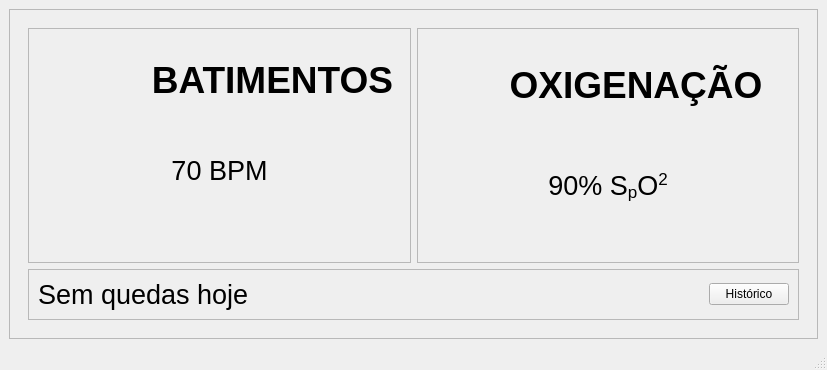
<?xml version="1.0" encoding="UTF-8"?>
<ui version="4.0">
 <class>MainWindow</class>
 <widget class="QMainWindow" name="MainWindow">
  <property name="geometry">
   <rect>
    <x>0</x>
    <y>0</y>
    <width>759</width>
    <height>370</height>
   </rect>
  </property>
  <property name="sizePolicy">
   <sizepolicy hsizetype="Fixed" vsizetype="Fixed">
    <horstretch>0</horstretch>
    <verstretch>0</verstretch>
   </sizepolicy>
  </property>
  <property name="windowTitle">
   <string>MainWindow</string>
  </property>
  <widget class="QWidget" name="centralwidget">
   <layout class="QVBoxLayout" name="verticalLayout_4">
    <item>
     <widget class="QFrame" name="main_container">
      <property name="frameShape">
       <enum>QFrame::Shape::StyledPanel</enum>
      </property>
      <property name="frameShadow">
       <enum>QFrame::Shadow::Raised</enum>
      </property>
      <layout class="QHBoxLayout" name="horizontalLayout_2">
       <item>
        <widget class="QStackedWidget" name="pages">
         <widget class="QWidget" name="main_page">
          <layout class="QHBoxLayout" name="horizontalLayout_4">
           <item>
            <layout class="QVBoxLayout" name="verticalLayout">
             <item>
              <layout class="QHBoxLayout" name="horizontalLayout_3">
               <item>
                <widget class="QFrame" name="bpm_container">
                 <property name="frameShape">
                  <enum>QFrame::Shape::StyledPanel</enum>
                 </property>
                 <property name="frameShadow">
                  <enum>QFrame::Shadow::Raised</enum>
                 </property>
                 <layout class="QVBoxLayout" name="verticalLayout_3">
                  <item>
                   <layout class="QHBoxLayout" name="horizontalLayout_7">
                    <item>
                     <widget class="QLabel" name="bpm_logo">
                      <property name="maximumSize">
                       <size>
                        <width>100</width>
                        <height>100</height>
                       </size>
                      </property>
                      <property name="text">
                       <string/>
                      </property>
                      <property name="scaledContents">
                       <bool>true</bool>
                      </property>
                     </widget>
                    </item>
                    <item>
                     <widget class="QLabel" name="label_3">
                      <property name="text">
                       <string>&lt;html&gt;&lt;head/&gt;&lt;body&gt;&lt;p align=&quot;center&quot;&gt;&lt;span style=&quot; font-size:28pt; font-weight:700;&quot;&gt;BATIMENTOS&lt;/span&gt;&lt;/p&gt;&lt;/body&gt;&lt;/html&gt;</string>
                      </property>
                     </widget>
                    </item>
                   </layout>
                  </item>
                  <item>
                   <widget class="QLabel" name="bpm_value">
                    <property name="text">
                     <string>&lt;html&gt;&lt;head/&gt;&lt;body&gt;&lt;p align=&quot;center&quot;&gt;&lt;span style=&quot; font-size:20pt;&quot;&gt;70 BPM&lt;/span&gt;&lt;/p&gt;&lt;/body&gt;&lt;/html&gt;</string>
                    </property>
                   </widget>
                  </item>
                  <item>
                   <spacer name="verticalSpacer">
                    <property name="orientation">
                     <enum>Qt::Orientation::Vertical</enum>
                    </property>
                    <property name="sizeType">
                     <enum>QSizePolicy::Policy::Preferred</enum>
                    </property>
                    <property name="sizeHint" stdset="0">
                     <size>
                      <width>20</width>
                      <height>40</height>
                     </size>
                    </property>
                   </spacer>
                  </item>
                 </layout>
                </widget>
               </item>
               <item>
                <widget class="QFrame" name="spo2_container">
                 <property name="frameShape">
                  <enum>QFrame::Shape::StyledPanel</enum>
                 </property>
                 <property name="frameShadow">
                  <enum>QFrame::Shadow::Raised</enum>
                 </property>
                 <layout class="QVBoxLayout" name="verticalLayout_2">
                  <item>
                   <layout class="QHBoxLayout" name="horizontalLayout_6">
                    <item>
                     <widget class="QLabel" name="spo2_logo">
                      <property name="sizePolicy">
                       <sizepolicy hsizetype="Preferred" vsizetype="Preferred">
                        <horstretch>0</horstretch>
                        <verstretch>0</verstretch>
                       </sizepolicy>
                      </property>
                      <property name="maximumSize">
                       <size>
                        <width>50</width>
                        <height>70</height>
                       </size>
                      </property>
                      <property name="lineWidth">
                       <number>-3</number>
                      </property>
                      <property name="text">
                       <string/>
                      </property>
                      <property name="textFormat">
                       <enum>Qt::TextFormat::RichText</enum>
                      </property>
                      <property name="pixmap">
                       <pixmap>assets/blood.png</pixmap>
                      </property>
                      <property name="scaledContents">
                       <bool>true</bool>
                      </property>
                     </widget>
                    </item>
                    <item>
                     <widget class="QLabel" name="label_2">
                      <property name="text">
                       <string>&lt;html&gt;&lt;head/&gt;&lt;body&gt;&lt;p align=&quot;center&quot;&gt;&lt;span style=&quot; font-size:28pt; font-weight:700;&quot;&gt;OXIGENAÇÃO&lt;/span&gt;&lt;/p&gt;&lt;/body&gt;&lt;/html&gt;</string>
                      </property>
                     </widget>
                    </item>
                   </layout>
                  </item>
                  <item>
                   <widget class="QLabel" name="spo2_value">
                    <property name="text">
                     <string>&lt;html&gt;&lt;head/&gt;&lt;body&gt;&lt;p align=&quot;center&quot;&gt;&lt;span style=&quot; font-size:20pt;&quot;&gt;90% S&lt;/span&gt;&lt;span style=&quot; font-size:20pt; vertical-align:sub;&quot;&gt;p&lt;/span&gt;&lt;span style=&quot; font-size:20pt;&quot;&gt;O&lt;/span&gt;&lt;span style=&quot; font-size:20pt; vertical-align:super;&quot;&gt;2&lt;/span&gt;&lt;/p&gt;&lt;/body&gt;&lt;/html&gt;</string>
                    </property>
                   </widget>
                  </item>
                  <item>
                   <spacer name="verticalSpacer_2">
                    <property name="orientation">
                     <enum>Qt::Orientation::Vertical</enum>
                    </property>
                    <property name="sizeType">
                     <enum>QSizePolicy::Policy::Preferred</enum>
                    </property>
                    <property name="sizeHint" stdset="0">
                     <size>
                      <width>20</width>
                      <height>20</height>
                     </size>
                    </property>
                   </spacer>
                  </item>
                 </layout>
                </widget>
               </item>
              </layout>
             </item>
             <item>
              <widget class="QFrame" name="quedas_container">
               <property name="sizePolicy">
                <sizepolicy hsizetype="Expanding" vsizetype="Fixed">
                 <horstretch>0</horstretch>
                 <verstretch>0</verstretch>
                </sizepolicy>
               </property>
               <property name="frameShape">
                <enum>QFrame::Shape::StyledPanel</enum>
               </property>
               <property name="frameShadow">
                <enum>QFrame::Shadow::Raised</enum>
               </property>
               <layout class="QHBoxLayout" name="horizontalLayout_5">
                <item>
                 <widget class="QLabel" name="quedas_value">
                  <property name="sizePolicy">
                   <sizepolicy hsizetype="Expanding" vsizetype="Preferred">
                    <horstretch>0</horstretch>
                    <verstretch>0</verstretch>
                   </sizepolicy>
                  </property>
                  <property name="text">
                   <string>&lt;html&gt;&lt;head/&gt;&lt;body&gt;&lt;p&gt;&lt;span style=&quot; font-size:20pt;&quot;&gt;Sem quedas hoje&lt;/span&gt;&lt;/p&gt;&lt;/body&gt;&lt;/html&gt;</string>
                  </property>
                 </widget>
                </item>
                <item>
                 <widget class="QPushButton" name="btnOpenHistory">
                  <property name="text">
                   <string>Histórico</string>
                  </property>
                 </widget>
                </item>
               </layout>
              </widget>
             </item>
            </layout>
           </item>
          </layout>
         </widget>
         <widget class="QWidget" name="alert_page">
          <layout class="QVBoxLayout" name="verticalLayout_5">
           <item>
            <layout class="QHBoxLayout" name="horizontalLayout_8">
             <item>
              <widget class="QLabel" name="alert_logo">
               <property name="maximumSize">
                <size>
                 <width>200</width>
                 <height>250</height>
                </size>
               </property>
               <property name="text">
                <string/>
               </property>
               <property name="scaledContents">
                <bool>true</bool>
               </property>
              </widget>
             </item>
             <item>
              <widget class="QLabel" name="lbl_problema">
               <property name="text">
                <string>&lt;html&gt;&lt;head/&gt;&lt;body&gt;&lt;p align=&quot;center&quot;&gt;&lt;span style=&quot; font-size:48pt;&quot;&gt;QUEDA&lt;/span&gt;&lt;/p&gt;&lt;p align=&quot;center&quot;&gt;&lt;span style=&quot; font-size:48pt;&quot;&gt;IDENTIFICADA&lt;/span&gt;&lt;/p&gt;&lt;/body&gt;&lt;/html&gt;</string>
               </property>
               <property name="textFormat">
                <enum>Qt::TextFormat::AutoText</enum>
               </property>
              </widget>
             </item>
            </layout>
           </item>
           <item>
            <widget class="QLabel" name="lbl_subproblema">
             <property name="text">
              <string>&lt;html&gt;&lt;head/&gt;&lt;body&gt;&lt;p align=&quot;center&quot;&gt;&lt;span style=&quot; font-size:28pt;&quot;&gt;RESTAM XX SEGUNDOS PARA O PACIENTE&lt;/span&gt;&lt;/p&gt;&lt;p align=&quot;center&quot;&gt;&lt;span style=&quot; font-size:28pt;&quot;&gt; APERTAR O BOTÃO&lt;/span&gt;&lt;/p&gt;&lt;/body&gt;&lt;/html&gt;</string>
             </property>
             <property name="textFormat">
              <enum>Qt::TextFormat::AutoText</enum>
             </property>
            </widget>
           </item>
          </layout>
         </widget>
         <widget class="QWidget" name="history_page">
          <layout class="QHBoxLayout" name="horizontalLayout_9">
           <item>
            <widget class="QFrame" name="frame">
             <property name="frameShape">
              <enum>QFrame::Shape::StyledPanel</enum>
             </property>
             <property name="frameShadow">
              <enum>QFrame::Shadow::Raised</enum>
             </property>
             <layout class="QVBoxLayout" name="verticalLayout_6">
              <item>
               <layout class="QHBoxLayout" name="horizontalLayout">
                <item>
                 <widget class="QLabel" name="label">
                  <property name="text">
                   <string>De:</string>
                  </property>
                 </widget>
                </item>
                <item>
                 <widget class="QDateTimeEdit" name="dateTimeFromEdit">
                  <property name="displayFormat">
                   <string>dd/MM/yyyy HH:mm</string>
                  </property>
                  <property name="calendarPopup">
                   <bool>true</bool>
                  </property>
                 </widget>
                </item>
                <item>
                 <widget class="QLabel" name="label_4">
                  <property name="text">
                   <string>Até:</string>
                  </property>
                 </widget>
                </item>
                <item>
                 <widget class="QDateTimeEdit" name="dateTimeToEdit">
                  <property name="displayFormat">
                   <string>dd/MM/yyyy HH:mm</string>
                  </property>
                  <property name="calendarPopup">
                   <bool>true</bool>
                  </property>
                 </widget>
                </item>
                <item>
                 <widget class="QLabel" name="label_5">
                  <property name="text">
                   <string>Tipo:</string>
                  </property>
                 </widget>
                </item>
                <item>
                 <widget class="QComboBox" name="typeCombo"/>
                </item>
               </layout>
              </item>
              <item>
               <widget class="QTableView" name="historyTable"/>
              </item>
              <item>
               <widget class="QPushButton" name="btnBackToMain">
                <property name="text">
                 <string>Voltar</string>
                </property>
               </widget>
              </item>
             </layout>
            </widget>
           </item>
          </layout>
         </widget>
        </widget>
       </item>
      </layout>
     </widget>
    </item>
   </layout>
  </widget>
  <widget class="QMenuBar" name="menubar">
   <property name="geometry">
    <rect>
     <x>0</x>
     <y>0</y>
     <width>759</width>
     <height>20</height>
    </rect>
   </property>
  </widget>
  <widget class="QStatusBar" name="statusbar"/>
 </widget>
 <resources/>
 <connections/>
</ui>
